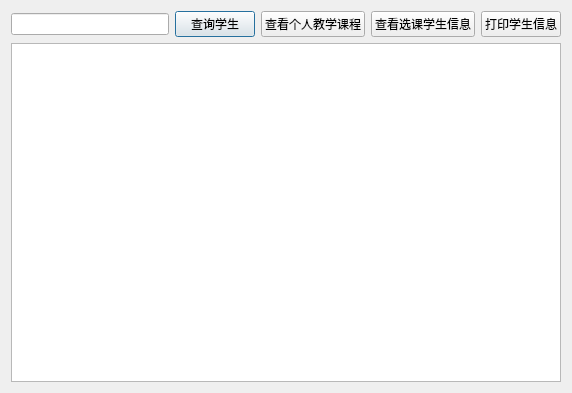
<?xml version="1.0" encoding="UTF-8"?>
<ui version="4.0">
 <class>teacell_stuInfo</class>
 <widget class="QDialog" name="teacell_stuInfo">
  <property name="geometry">
   <rect>
    <x>0</x>
    <y>0</y>
    <width>572</width>
    <height>393</height>
   </rect>
  </property>
  <property name="windowTitle">
   <string>Dialog</string>
  </property>
  <layout class="QGridLayout" name="gridLayout">
   <item row="0" column="0">
    <widget class="QLineEdit" name="stuName"/>
   </item>
   <item row="0" column="1">
    <widget class="QPushButton" name="searchStudent">
     <property name="text">
      <string>查询学生</string>
     </property>
    </widget>
   </item>
   <item row="0" column="2">
    <widget class="QPushButton" name="showMyCourse">
     <property name="text">
      <string>查看个人教学课程</string>
     </property>
    </widget>
   </item>
   <item row="0" column="3">
    <widget class="QPushButton" name="findMyStudent">
     <property name="text">
      <string>查看选课学生信息</string>
     </property>
    </widget>
   </item>
   <item row="0" column="4">
    <widget class="QPushButton" name="printStudent">
     <property name="text">
      <string>打印学生信息</string>
     </property>
    </widget>
   </item>
   <item row="1" column="0" colspan="5">
    <widget class="QTableView" name="tableView"/>
   </item>
  </layout>
 </widget>
 <resources/>
 <connections/>
</ui>
